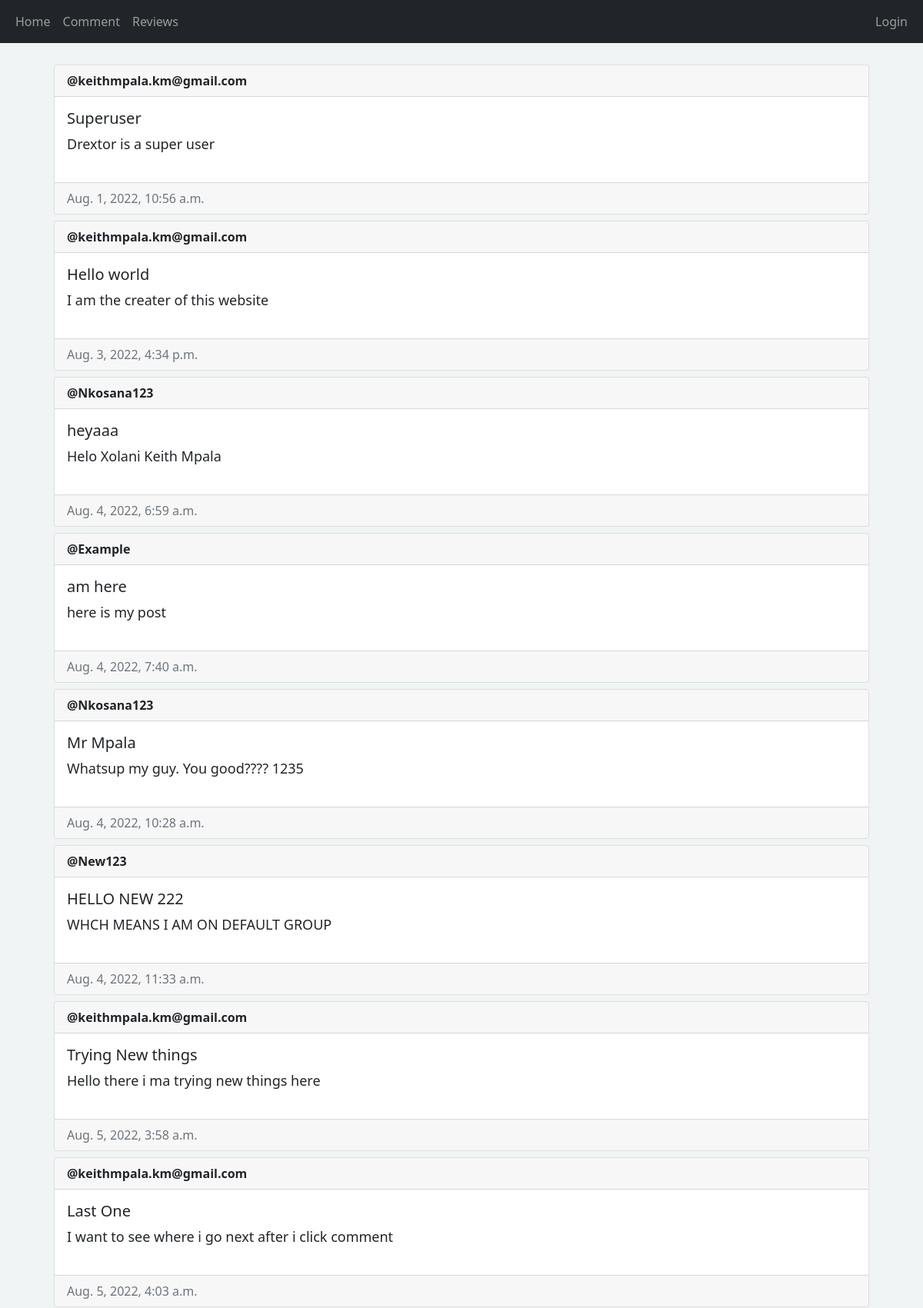
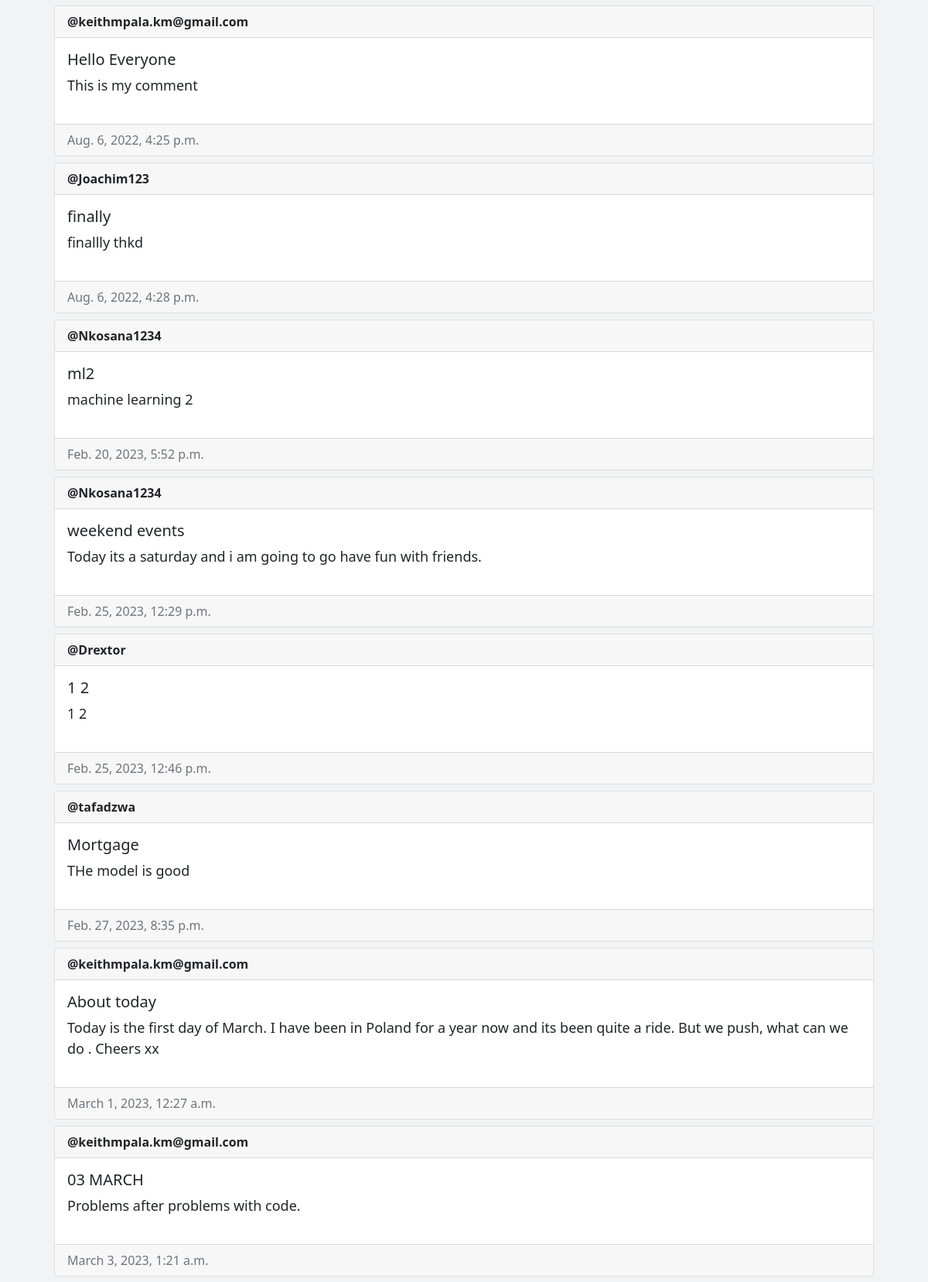
The app's page /reviews (upper part) with its own data (2 pictures, top to bottom).
### authentication/models.py (models this page shows, shortened)
class Comment(models.Model):
    author = models.ForeignKey(User, on_delete=models.CASCADE) # if user being referenced to is deleted, the post will be deleted as well
    title = models.CharField(max_length=200)
    description = models.TextField()
    created_at = models.DateTimeField(auto_now_add=True)
    updated_at = models.DateTimeField(auto_now=True)

### authentication/views.py (the view)
# urls.py: path('reviews', views.reviews, name="reviews"),
def reviews(request):
    comments = Comment.objects.all()  # this gives all the comments that we have
    if request.method == "POST":
        comment_id = request.POST.get("comment_id")
        Comment.objects.filter(id=comment_id).delete()
        user_id = request.POST.get("user_id")
        user = User.objects.filter(id=user_id).first()
        Group.objects.get(name='default').user_set.remove(user)
    return render(request, "authentication/reviews.html", {"comments": comments})

### authentication/templates/authentication/reviews.html (shortened to what this page needs)
{% extends 'authentication/base.html' %}
{% load crispy_forms_tags %}
{% block content %}
{% for comment in comments %}
<div class="card mt-2">
    <div class="card-header"> <strong>@{{ comment.author.username }}</strong> </div>
    <div class="card-body d-flex flex-row justify-content-between">
        <div>
            <h5 class="card-title">{{ comment.title }}</h5>
            <p>{{comment.description}}</p>
        </div>
    </div>
    <div class="card-footer text-muted">{{comment.created_at}}</div>
</div>
{% empty %}
<p>No post yet :( </p>
{% endfor %}
{% endblock %}

### authentication/templates/authentication/base.html (shortened to what this page needs)
<!DOCTYPE html>
<html lang="en">
<head>
    <link
    href="https://cdn.jsdelivr.net/npm/bootstrap@5.1.3/dist/css/bootstrap.min.css"
    rel="stylesheet"
>
    <link rel="stylesheet" href="https://cdnjs.cloudflare.com/ajax/libs/font-awesome/5.15.4/css/all.min.css"
 />
    <link rel="stylesheet" href="https://cdnjs.cloudflare.com/ajax/libs/font-awesome/5.15.4/css/all.min.css" />
    {% load static %}
    <link rel="stylesheet" href="{% static 'css/style.css' %}">
</head>
<body class="background-div" >
    <nav class="navbar navbar-expand-lg navbar-dark bg-dark">
        <div class="container-fluid">
            <div>
                <ul class="navbar-nav">
                    <li class="nav-item">
                        <a class="nav-link" href="/home">Home</a>
                    </li>
                    <li class="nav-item">
                        <a class="nav-link" href="/create-comment">Comment</a>
                    </li>
                    <li class="nav-item">
                        <a class="nav-link" href="/reviews">Reviews</a>
                    </li>
                </ul>
            </div>
            <div>
                <ul class="navbar-nav">
                    {% if user.is_superuser %}
                    <span class="navbar-text">Website owner is Logged in as Keith Mpala | </span>
                    <li class="nav-item">
                        <a class="nav-link" href="/logout">Logout</a>
                    </li>
                    {% elif user.is_authenticated %}
                    <span class="navbar-text"> Logged in as {{user.username}} | </span>
                    <li class="nav-item">
                        <a class="nav-link" href="/logout">Logout</a>
                    </li>
                    {% else %}
                    <li class="nav-item">
                        <a class="nav-link" href="/login">Login</a>
                    </li>
                    {% endif %}
                </ul>
            </div>
        </div>
    </nav>
    <div class="container">{% block content %} {% endblock %}</div>
</body>
</html>

### authentication/static/css/style.css (style rules this page uses)
.background-div { background-color: rgb(241, 244, 245); }
.container { max-width: 1100px; margin: 0 auto; padding: 20px; }
p { font-size: 18px; line-height: 1.5; margin-bottom: 20px; }

### records on screen
Comment: author.username "keithmpala.km@gmail.com", title "Superuser", description "Drextor is a super user", created_at "Aug. 1, 2022, 10:56 a.m."
Comment: author.username "keithmpala.km@gmail.com", title "Hello world", description "I am the creater of this website", created_at "Aug. 3, 2022, 4:34 p.m."
Comment: author.username "Nkosana123", title "heyaaa", description "Helo Xolani Keith Mpala", created_at "Aug. 4, 2022, 6:59 a.m."
Comment: author.username "Example", title "am here", description "here is my post", created_at "Aug. 4, 2022, 7:40 a.m."
Comment: author.username "Nkosana123", title "Mr Mpala", description "Whatsup my guy. You good???? 1235", created_at "Aug. 4, 2022, 10:28 a.m."
Comment: author.username "New123", title "HELLO NEW 222", description "WHCH MEANS I AM ON DEFAULT GROUP", created_at "Aug. 4, 2022, 11:33 a.m."
Comment: author.username "keithmpala.km@gmail.com", title "Trying New things", description "Hello there i ma trying new things here", created_at "Aug. 5, 2022, 3:58 a.m."
Comment: author.username "keithmpala.km@gmail.com", title "Last One", description "I want to see where i go next after i click comment", created_at "Aug. 5, 2022, 4:03 a.m."
Comment: author.username "keithmpala.km@gmail.com", title "Hello Everyone", description "This is my comment", created_at "Aug. 6, 2022, 4:25 p.m."
Comment: author.username "Joachim123", title "finally", description "finallly thkd", created_at "Aug. 6, 2022, 4:28 p.m."
Comment: author.username "Nkosana1234", title "ml2", description "machine learning 2", created_at "Feb. 20, 2023, 5:52 p.m."
Comment: author.username "Nkosana1234", title "weekend events", description "Today its a saturday and i am going to go have fun with friends.", created_at "Feb. 25, 2023, 12:29 p.m."
Comment: author.username "Drextor", title "1 2", description "1 2", created_at "Feb. 25, 2023, 12:46 p.m."
Comment: author.username "tafadzwa", title "Mortgage", description "THe model is good", created_at "Feb. 27, 2023, 8:35 p.m."
Comment: author.username "keithmpala.km@gmail.com", title "About today", description "Today is the first day of March. I have been in Poland for a year now and its been quite a ride. But we push, what can we do . Cheers xx", created_at "March 1, 2023, 12:27 a.m."
Comment: author.username "keithmpala.km@gmail.com", title "03 MARCH", description "Problems after problems with code.", created_at "March 3, 2023, 1:21 a.m."
